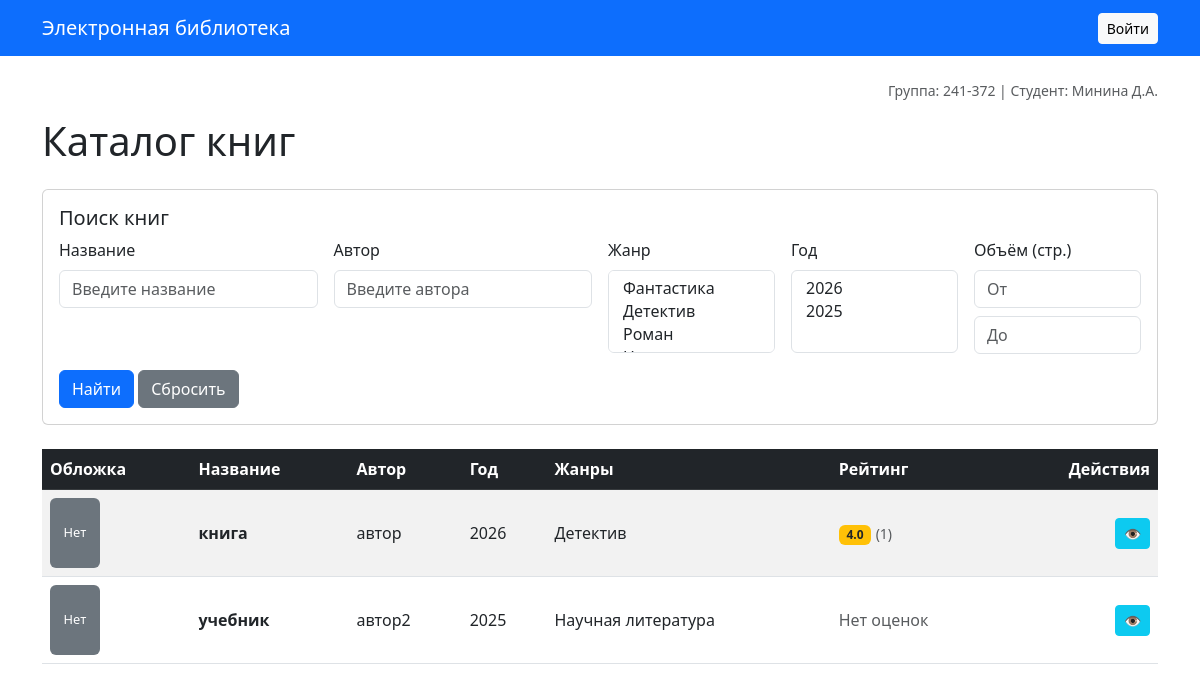
Before: / with the older database file.
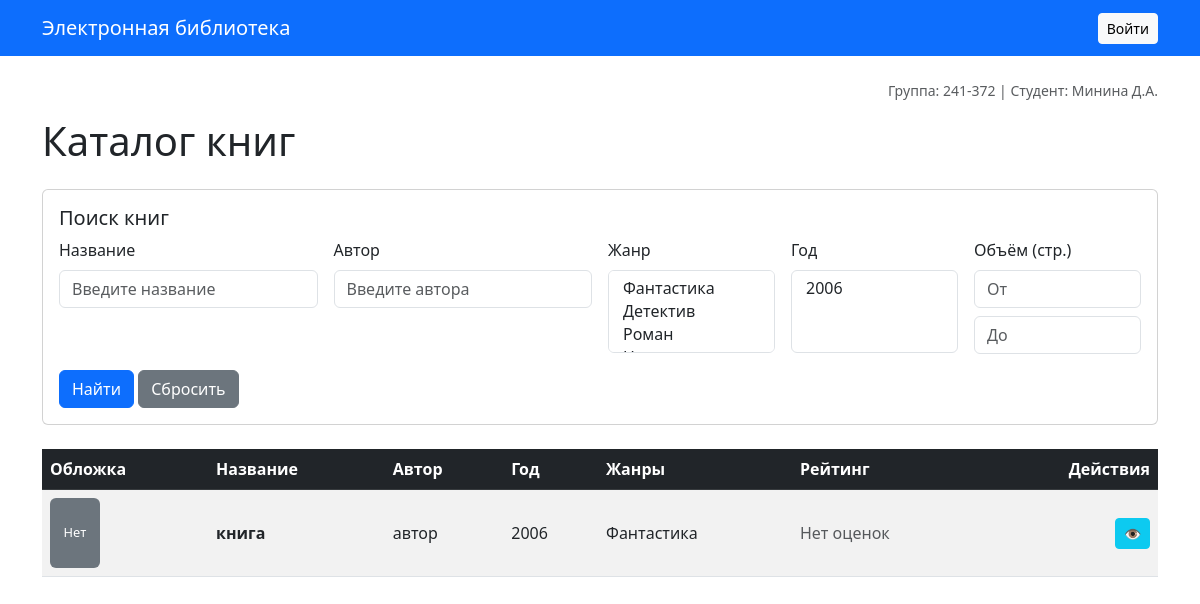
After: the same page with the newer database file.
### models.py (models this page shows)
class Book(db.Model):
    __tablename__ = 'books'
    id = db.Column(db.Integer, primary_key=True)
    title = db.Column(db.String(255), nullable=False)
    description = db.Column(db.Text, nullable=False)
    year = db.Column(db.Integer, nullable=False)
    publisher = db.Column(db.String(255), nullable=False)
    author = db.Column(db.String(255), nullable=False)
    pages = db.Column(db.Integer, nullable=False)
    genres = db.relationship('Genre', secondary='book_genres', backref='books')
    cover = db.relationship('Cover', backref='book', uselist=False, cascade='all, delete-orphan')
    reviews = db.relationship('Review', backref='book', lazy=True, cascade='all, delete-orphan')

### app.py (the view)
@app.route('/')
def index():
    page = request.args.get('page', 1, type=int)
    search_title = request.args.get('title', '')
    search_author = request.args.get('author', '')
    search_genres = request.args.getlist('genre', type=int)
    search_years = request.args.getlist('year', type=int)
    pages_from = request.args.get('pages_from', type=int)
    pages_to = request.args.get('pages_to', type=int)
    query = Book.query
    if search_title:
        query = query.filter(Book.title.ilike(f'%{search_title}%'))
    if search_author:
        query = query.filter(Book.author.ilike(f'%{search_author}%'))
    if search_genres:
        query = query.join(BookGenre).filter(BookGenre.genre_id.in_(search_genres))
    if search_years:
        query = query.filter(Book.year.in_(search_years))
    if pages_from:
        query = query.filter(Book.pages >= pages_from)
    if pages_to:
        query = query.filter(Book.pages <= pages_to)
    query = query.order_by(Book.year.desc())
    pagination = query.paginate(page=page, per_page=10, error_out=False)
    available_years = [r[0] for r in db.session.query(Book.year).distinct().order_by(Book.year.desc()).all()]
    all_genres = Genre.query.all()
    return render_template('index.html',
                           books=pagination.items,
                           pagination=pagination,
                           available_years=available_years,
                           all_genres=all_genres,
                           search_title=search_title, search_author=search_author,
                           search_genres=search_genres, search_years=search_years,
                           pages_from=pages_from, pages_to=pages_to)

### templates/index.html (shortened to what this page needs)
{% extends "base.html" %}
{% block content %}
<h1 class="mb-4">Каталог книг</h1>
<div class="card mb-4">
    <div class="card-body">
        <h5 class="card-title">Поиск книг</h5>
        <form method="GET"  action="{{ url_for('index') }}">
            <div class="row g-3">
                <div class="col-md-3">
                    <label class="form-label">Название</label>
                    <input type="text" name="title" class="form-control" placeholder="Введите название" value="{{ search_title }}">
                </div>
                <div class="col-md-3">
                    <label class="form-label">Автор</label>
                    <input type="text" name="author" class ="form-control" placeholder="Введите автора" value="{{ search_author }}">
                </div>
                <div class="col-md-2">
                    <label class="form-label">Жанр</label>
                    <select name="genre" class="form-select" multiple size="3">
                        {% for g in all_genres %}
                            <option value="{{ g.id }}" {% if g.id in search_genres %}selected {% endif %}>{{g.name}}</option>
                        {% endfor %}
                    </select>
                </div>
                <div class="col-md-2">
                    <label class="form-label">Год</label>
                    <select name="year" class="form-select" multiple size="3">
                        {% for y in available_years %}
                            <option value="{{ y }}" {% if y in search_years %}selected{% endif %}>{{y}}</option>
                        {% endfor %}
                    </select>
                </div>
                <div class="col-md-2">
                    <label class="form-label">Объём (стр.)</label>
                    <input type="number" name="pages_from" class="form-control mb-2" placeholder="От" value="{{ pages_from }}">
                    <input type="number" name="pages_to" class="form-control" placeholder="До" value="{{ pages_to }}">
                </div>
            </div>
            <div class="mt-3">
                <button type="submit" class="btn btn-primary">Найти</button>
                <a href="{{ url_for('index') }}" class="btn btn-secondary">Сбросить</a>
            </div>
        </form>
    </div>
</div>
<div class="table-responsive">
    <table class="table table-striped table-hover align-middle">
        <thead class="table-dark">
            <tr>
                <th scope="col">Обложка</th>
                <th scope="col">Название</th>
                <th scope="col">Автор</th>
                <th scope="col">Год</th>
                <th scope="col">Жанры</th>
                <th scope="col">Рейтинг</th>
                <th scope="col" class="text-end">Действия</th>
            </tr>
        </thead>
        <tbody>
            {% for book in books %}
            <tr>
                <td>
                    {% if book.cover %}
                        <img src="{{ url_for('static', filename='uploads/' + book.cover.filename) }}" class="rounded" style="max-width: 50px; max-height: 70px; object-fit: cover;" alt="Обложка">
                    {% else %}
                        <div class="bg-secondary text-white d-flex align-items-center justify-content-center rounded" style="width: 50px; height: 70px; font-size: 0.8rem;">Нет</div>
                    {% endif %}
                </td>
                <td class="fw-bold">{{ book.title }}</td>
                <td>{{ book.author }}</td>
                <td>{{ book.year }}</td>
                <td>{{ book.genres | map(attribute='name') | join(', ') }}</td>
                <td>
                    {% set ratings = book.reviews | map(attribute='rating') | list %}
                    {% if ratings %}
                        <span class="badge bg-warning text-dark">{{ "%.1f" | format(ratings | sum / ratings | length) }}</span>
                        <small class="text-muted">({{ ratings | length }})</small>
                    {% else %}
                        <span class="text-muted">Нет оценок</span>
                    {% endif %}
                </td>
                <td class="text-end">
                    <a href="{{ url_for('view_book', book_id=book.id) }}" class="btn btn-sm btn-info text-white" title="Просмотр">👁️</a>
                </td>
            </tr>
            {% else %}
            <tr>
                <td colspan="7" class="text-center text-muted">Книги не найдены</td>
            </tr>
            {% endfor %}
        </tbody>
    </table>
</div>
{% endblock %}

### templates/base.html (shortened to what this page needs)
<!DOCTYPE html>
<html lang="ru">
<head>
    <link href="https://cdn.jsdelivr.net/npm/bootstrap@5.3.0/dist/css/bootstrap.min.css" rel="stylesheet">
    <link rel="stylesheet" href="https://cdn.jsdelivr.net/npm/easymde/dist/easymde.min.css">
</head>
<body>
    <nav class="navbar navbar-expand-lg navbar-dark bg-primary mb-4">
        <div class="container">
            <a class="navbar-brand" href="{{ url_for('index') }}">Электронная библиотека</a>
            <div class="d-flex align-items-center">
                {% if current_user.is_authenticated %}
                    <span class="navbar-text text-white me-3">
                        {{ current_user.full_name }} ({{ current_user.role.name }})
                    </span>
                    <a href="{{ url_for('logout') }}" class="btn btn-outline-light btn-sm">Выйти</a>
                {% else %}
                    <a href="{{ url_for('login') }}" class="btn btn-light btn-sm">Войти</a>
                {% endif %}
            </div>
        </div>
    </nav>
    <div class="container">
        <div class="text-muted small mb-3 text-end">Группа: 241-372 | Студент: Минина Д.А.</div>
        {% block content %}{% endblock %}
    </div>
</body>
</html>

Changed rows visible on the page:
removed Book: title "учебник", author "автор2", year "2025", genres|map "Научная литература", shows "Нет оценок"
changed Book "книга": year "2026" → "2006"; genres|map "Детектив" → "Фантастика"; ratings "4.0" → (not shown); ratings "1" → (not shown); text "( )" → "Нет оценок"
Other visible differences:
form field year: "2026 / 2025" → "2006"
